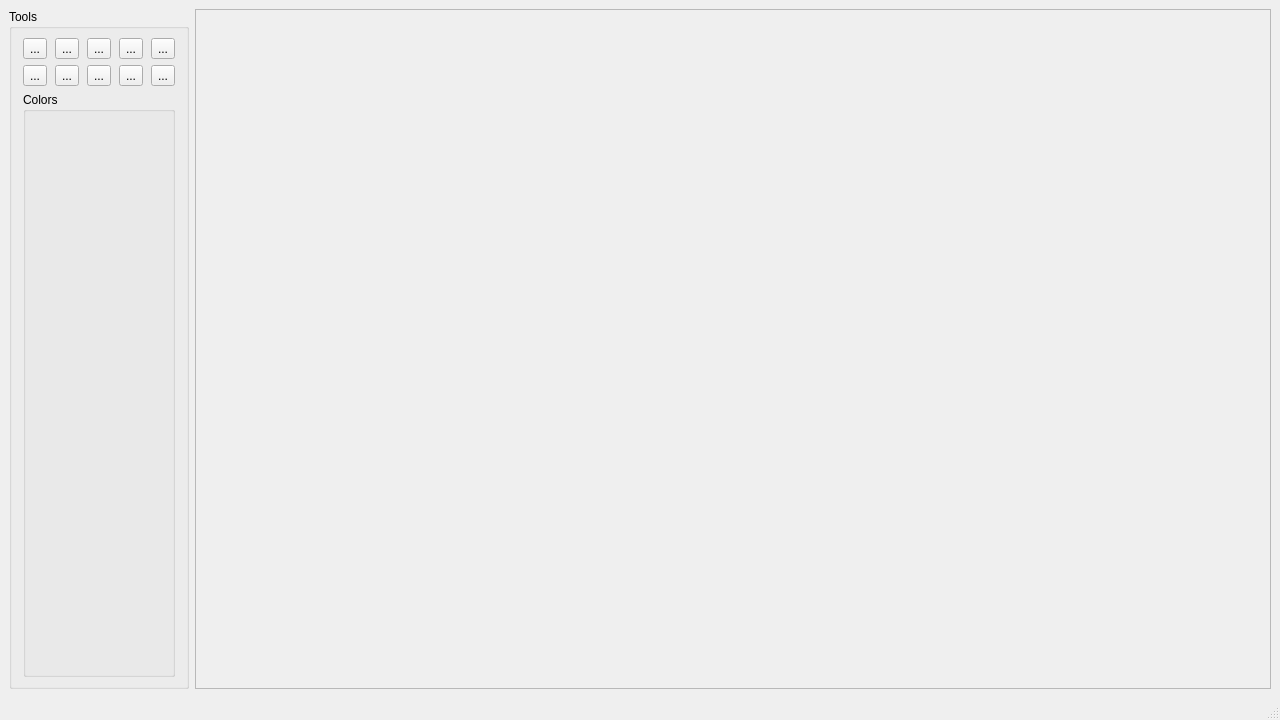
<?xml version="1.0" encoding="UTF-8"?>
<ui version="4.0">
 <class>Editor</class>
 <widget class="QMainWindow" name="Editor">
  <property name="geometry">
   <rect>
    <x>0</x>
    <y>0</y>
    <width>1280</width>
    <height>720</height>
   </rect>
  </property>
  <property name="minimumSize">
   <size>
    <width>320</width>
    <height>180</height>
   </size>
  </property>
  <property name="windowTitle">
   <string>MainWindow</string>
  </property>
  <widget class="QWidget" name="centralwidget">
   <property name="minimumSize">
    <size>
     <width>320</width>
     <height>180</height>
    </size>
   </property>
   <layout class="QGridLayout" name="gridLayout">
    <item row="0" column="0">
     <widget class="QGroupBox" name="toolbox">
      <property name="minimumSize">
       <size>
        <width>180</width>
        <height>180</height>
       </size>
      </property>
      <property name="maximumSize">
       <size>
        <width>180</width>
        <height>16777215</height>
       </size>
      </property>
      <property name="title">
       <string>Tools</string>
      </property>
      <layout class="QGridLayout" name="gridLayout_2">
       <item row="0" column="3">
        <widget class="QToolButton" name="toolButton">
         <property name="text">
          <string>...</string>
         </property>
        </widget>
       </item>
       <item row="2" column="3" colspan="5">
        <widget class="QGroupBox" name="groupBox">
         <property name="title">
          <string>Colors</string>
         </property>
        </widget>
       </item>
       <item row="0" column="5">
        <widget class="QToolButton" name="toolButton_3">
         <property name="text">
          <string>...</string>
         </property>
        </widget>
       </item>
       <item row="0" column="7">
        <widget class="QToolButton" name="toolButton_5">
         <property name="text">
          <string>...</string>
         </property>
        </widget>
       </item>
       <item row="0" column="4">
        <widget class="QToolButton" name="toolButton_2">
         <property name="text">
          <string>...</string>
         </property>
        </widget>
       </item>
       <item row="0" column="6">
        <widget class="QToolButton" name="toolButton_4">
         <property name="text">
          <string>...</string>
         </property>
        </widget>
       </item>
       <item row="1" column="3">
        <widget class="QToolButton" name="toolButton_6">
         <property name="text">
          <string>...</string>
         </property>
        </widget>
       </item>
       <item row="1" column="4">
        <widget class="QToolButton" name="toolButton_7">
         <property name="text">
          <string>...</string>
         </property>
        </widget>
       </item>
       <item row="1" column="5">
        <widget class="QToolButton" name="toolButton_8">
         <property name="text">
          <string>...</string>
         </property>
        </widget>
       </item>
       <item row="1" column="6">
        <widget class="QToolButton" name="toolButton_9">
         <property name="text">
          <string>...</string>
         </property>
        </widget>
       </item>
       <item row="1" column="7">
        <widget class="QToolButton" name="toolButton_10">
         <property name="text">
          <string>...</string>
         </property>
        </widget>
       </item>
      </layout>
     </widget>
    </item>
    <item row="0" column="1">
     <widget class="QFrame" name="frame">
      <property name="frameShape">
       <enum>QFrame::StyledPanel</enum>
      </property>
      <property name="frameShadow">
       <enum>QFrame::Raised</enum>
      </property>
     </widget>
    </item>
   </layout>
  </widget>
  <widget class="QMenuBar" name="menubar">
   <property name="geometry">
    <rect>
     <x>0</x>
     <y>0</y>
     <width>1280</width>
     <height>22</height>
    </rect>
   </property>
  </widget>
  <widget class="QStatusBar" name="statusbar"/>
 </widget>
 <resources/>
 <connections/>
</ui>
